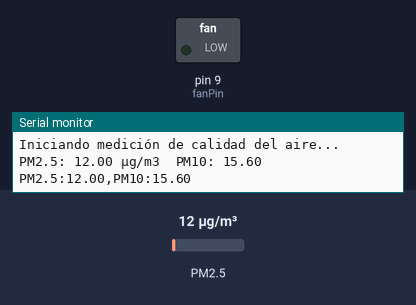
The sketch below on a simulated Arduino Uno, built with avr-gcc and run on an emulated ATmega328P. On the bench: switched loads named in the sketch (green lamp = pin HIGH), the last lines printed to the serial monitor. The inputs (shaded band) are chosen by the test bench; at power-on: PM2.5 12 µg/m³.

Above: at 4.2 s.
4.3 s: PM2.5 set to 17 µg/m³
At 5.9 s:
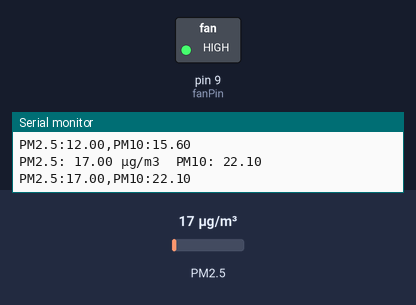
7.0 s: PM2.5 set to 6 µg/m³
At 7.5 s:
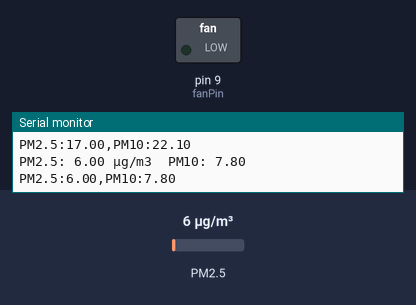
9.7 s: PM2.5 set to 75 µg/m³
At 11.8 s:
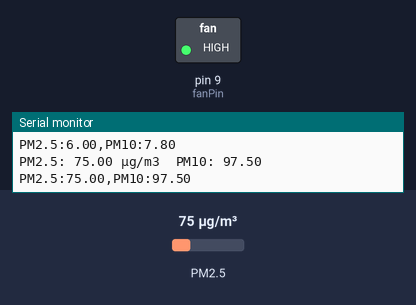
Timing chart, 0 to 13.3 s (numbered marks = the images above; inputs shaded):
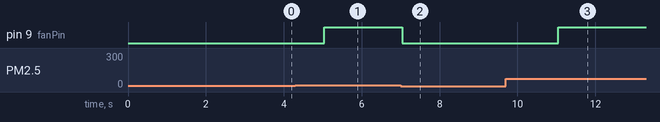

The sketch:

aruduino_funcionando_ventilador.ino
```cpp
#include <SDS011.h>
#include <SoftwareSerial.h>

SoftwareSerial sdsSerial(10, 11);
SDS011 my_sds;

const int fanPin = 9;

float p25, p10;
int error;

void setup() {
  Serial.begin(9600);
  sdsSerial.begin(9600);
  delay(3000);
  my_sds.begin(10, 11);
  pinMode(fanPin, OUTPUT);
  digitalWrite(fanPin, LOW);
  Serial.println("Iniciando medición de calidad del aire...");
}

void loop() {
  error = my_sds.read(&p25, &p10);

  if (!error) {
    Serial.print("PM2.5: ");
    Serial.print(p25);
    Serial.print(" µg/m3\tPM10: ");
    Serial.println(p10);

    Serial.print("PM2.5:");
    Serial.print(p25);
    Serial.print(",PM10:");
    Serial.println(p10);


    if (p25 >= 15.0) {
      digitalWrite(fanPin, HIGH);
    } else {
      digitalWrite(fanPin, LOW);
    }

  } else {
    Serial.print("Error leyendo SDS011, código: ");
    Serial.println(error);
  }

  delay(2000);
}
```

Measured:
- the behaviour switches between 14 and 15 µg/m³ on PM2.5 (found by bisection; images 0 and 1)
- after the input at 4.3 s, pin 9 (fanPin): LOW → HIGH after 0.74 s
- after the input at 7.0 s, pin 9 (fanPin): HIGH → LOW at once
- after the input at 9.7 s, pin 9 (fanPin): LOW → HIGH after 1.3 s
